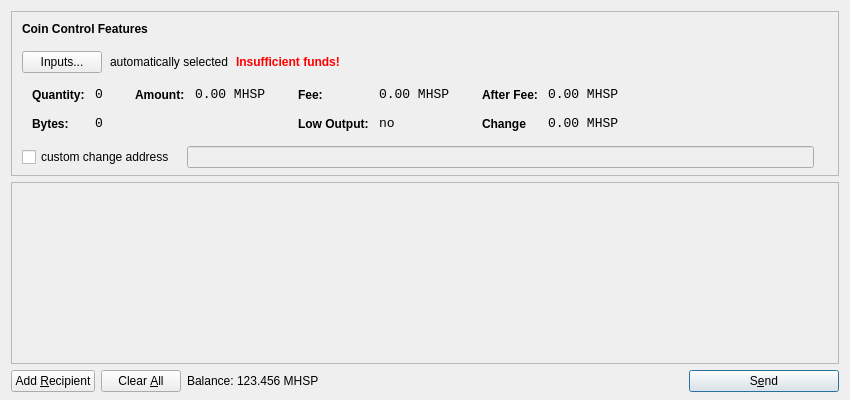
<?xml version="1.0" encoding="UTF-8"?>
<ui version="4.0">
 <class>SendCoinsDialog</class>
 <widget class="QDialog" name="SendCoinsDialog">
  <property name="geometry">
   <rect>
    <x>0</x>
    <y>0</y>
    <width>850</width>
    <height>400</height>
   </rect>
  </property>
  <property name="windowTitle">
   <string>Send Coins</string>
  </property>
  <layout class="QVBoxLayout" name="verticalLayout" stretch="0,1,0">
   <property name="bottomMargin">
    <number>8</number>
   </property>
   <item>
    <widget class="QFrame" name="frameCoinControl">
     <property name="sizePolicy">
      <sizepolicy hsizetype="Expanding" vsizetype="Expanding">
       <horstretch>0</horstretch>
       <verstretch>0</verstretch>
      </sizepolicy>
     </property>
     <property name="maximumSize">
      <size>
       <width>16777215</width>
       <height>16777215</height>
      </size>
     </property>
     <property name="frameShape">
      <enum>QFrame::StyledPanel</enum>
     </property>
     <property name="frameShadow">
      <enum>QFrame::Sunken</enum>
     </property>
     <layout class="QVBoxLayout" name="verticalLayoutCoinControl2">
      <property name="spacing">
       <number>-1</number>
      </property>
      <property name="leftMargin">
       <number>0</number>
      </property>
      <property name="topMargin">
       <number>0</number>
      </property>
      <property name="rightMargin">
       <number>0</number>
      </property>
      <property name="bottomMargin">
       <number>6</number>
      </property>
      <item>
       <layout class="QVBoxLayout" name="verticalLayoutCoinControl" stretch="0,0,0,0,1">
        <property name="spacing">
         <number>0</number>
        </property>
        <property name="leftMargin">
         <number>10</number>
        </property>
        <property name="topMargin">
         <number>10</number>
        </property>
        <item>
         <layout class="QHBoxLayout" name="horizontalLayoutCoinControl1">
          <property name="bottomMargin">
           <number>15</number>
          </property>
          <item>
           <widget class="QLabel" name="labelCoinControlFeatures">
            <property name="sizePolicy">
             <sizepolicy hsizetype="Preferred" vsizetype="Maximum">
              <horstretch>0</horstretch>
              <verstretch>0</verstretch>
             </sizepolicy>
            </property>
            <property name="font">
             <font>
              <weight>75</weight>
              <bold>true</bold>
             </font>
            </property>
            <property name="styleSheet">
             <string notr="true">font-weight:bold;</string>
            </property>
            <property name="text">
             <string>Coin Control Features</string>
            </property>
           </widget>
          </item>
         </layout>
        </item>
        <item>
         <layout class="QHBoxLayout" name="horizontalLayoutCoinControl2" stretch="0,0,0,0">
          <property name="spacing">
           <number>8</number>
          </property>
          <property name="bottomMargin">
           <number>10</number>
          </property>
          <item>
           <widget class="QPushButton" name="pushButtonCoinControl">
            <property name="styleSheet">
             <string notr="true"/>
            </property>
            <property name="text">
             <string>Inputs...</string>
            </property>
           </widget>
          </item>
          <item>
           <widget class="QLabel" name="labelCoinControlAutomaticallySelected">
            <property name="text">
             <string>automatically selected</string>
            </property>
            <property name="margin">
             <number>5</number>
            </property>
           </widget>
          </item>
          <item>
           <widget class="QLabel" name="labelCoinControlInsuffFunds">
            <property name="font">
             <font>
              <weight>75</weight>
              <bold>true</bold>
             </font>
            </property>
            <property name="styleSheet">
             <string notr="true">color:red;font-weight:bold;</string>
            </property>
            <property name="text">
             <string>Insufficient funds!</string>
            </property>
            <property name="margin">
             <number>5</number>
            </property>
           </widget>
          </item>
          <item>
           <spacer name="horizontalSpacerCoinControl">
            <property name="orientation">
             <enum>Qt::Horizontal</enum>
            </property>
            <property name="sizeHint" stdset="0">
             <size>
              <width>40</width>
              <height>1</height>
             </size>
            </property>
           </spacer>
          </item>
         </layout>
        </item>
        <item>
         <widget class="QWidget" name="widgetCoinControl" native="true">
          <property name="sizePolicy">
           <sizepolicy hsizetype="Preferred" vsizetype="Preferred">
            <horstretch>0</horstretch>
            <verstretch>0</verstretch>
           </sizepolicy>
          </property>
          <property name="minimumSize">
           <size>
            <width>0</width>
            <height>0</height>
           </size>
          </property>
          <property name="styleSheet">
           <string notr="true"/>
          </property>
          <layout class="QHBoxLayout" name="horizontalLayoutCoinControl5">
           <property name="margin">
            <number>0</number>
           </property>
           <item>
            <layout class="QHBoxLayout" name="horizontalLayoutCoinControl3" stretch="0,0,0,1">
             <property name="spacing">
              <number>20</number>
             </property>
             <property name="topMargin">
              <number>0</number>
             </property>
             <property name="bottomMargin">
              <number>10</number>
             </property>
             <item>
              <layout class="QFormLayout" name="formLayoutCoinControl1">
               <property name="horizontalSpacing">
                <number>10</number>
               </property>
               <property name="verticalSpacing">
                <number>14</number>
               </property>
               <property name="leftMargin">
                <number>10</number>
               </property>
               <property name="topMargin">
                <number>4</number>
               </property>
               <property name="rightMargin">
                <number>6</number>
               </property>
               <item row="0" column="0">
                <widget class="QLabel" name="labelCoinControlQuantityText">
                 <property name="styleSheet">
                  <string notr="true">font-weight:bold;</string>
                 </property>
                 <property name="text">
                  <string>Quantity:</string>
                 </property>
                 <property name="margin">
                  <number>0</number>
                 </property>
                </widget>
               </item>
               <item row="0" column="1">
                <widget class="QLabel" name="labelCoinControlQuantity">
                 <property name="font">
                  <font>
                   <family>Monospace</family>
                   <pointsize>10</pointsize>
                  </font>
                 </property>
                 <property name="cursor">
                  <cursorShape>IBeamCursor</cursorShape>
                 </property>
                 <property name="contextMenuPolicy">
                  <enum>Qt::ActionsContextMenu</enum>
                 </property>
                 <property name="text">
                  <string>0</string>
                 </property>
                 <property name="margin">
                  <number>0</number>
                 </property>
                 <property name="textInteractionFlags">
                  <set>Qt::LinksAccessibleByMouse|Qt::TextSelectableByKeyboard|Qt::TextSelectableByMouse</set>
                 </property>
                </widget>
               </item>
               <item row="1" column="0">
                <widget class="QLabel" name="labelCoinControlBytesText">
                 <property name="styleSheet">
                  <string notr="true">font-weight:bold;</string>
                 </property>
                 <property name="text">
                  <string>Bytes:</string>
                 </property>
                </widget>
               </item>
               <item row="1" column="1">
                <widget class="QLabel" name="labelCoinControlBytes">
                 <property name="font">
                  <font>
                   <family>Monospace</family>
                   <pointsize>10</pointsize>
                  </font>
                 </property>
                 <property name="cursor">
                  <cursorShape>IBeamCursor</cursorShape>
                 </property>
                 <property name="contextMenuPolicy">
                  <enum>Qt::ActionsContextMenu</enum>
                 </property>
                 <property name="text">
                  <string>0</string>
                 </property>
                 <property name="textInteractionFlags">
                  <set>Qt::LinksAccessibleByMouse|Qt::TextSelectableByKeyboard|Qt::TextSelectableByMouse</set>
                 </property>
                </widget>
               </item>
              </layout>
             </item>
             <item>
              <layout class="QFormLayout" name="formLayoutCoinControl2">
               <property name="horizontalSpacing">
                <number>10</number>
               </property>
               <property name="verticalSpacing">
                <number>14</number>
               </property>
               <property name="leftMargin">
                <number>6</number>
               </property>
               <property name="topMargin">
                <number>4</number>
               </property>
               <property name="rightMargin">
                <number>6</number>
               </property>
               <item row="0" column="0">
                <widget class="QLabel" name="labelCoinControlAmountText">
                 <property name="styleSheet">
                  <string notr="true">font-weight:bold;</string>
                 </property>
                 <property name="text">
                  <string>Amount:</string>
                 </property>
                 <property name="margin">
                  <number>0</number>
                 </property>
                </widget>
               </item>
               <item row="0" column="1">
                <widget class="QLabel" name="labelCoinControlAmount">
                 <property name="font">
                  <font>
                   <family>Monospace</family>
                   <pointsize>10</pointsize>
                  </font>
                 </property>
                 <property name="cursor">
                  <cursorShape>IBeamCursor</cursorShape>
                 </property>
                 <property name="contextMenuPolicy">
                  <enum>Qt::ActionsContextMenu</enum>
                 </property>
                 <property name="text">
                  <string notr="true">0.00 MHSP</string>
                 </property>
                 <property name="textInteractionFlags">
                  <set>Qt::LinksAccessibleByMouse|Qt::TextSelectableByKeyboard|Qt::TextSelectableByMouse</set>
                 </property>
                </widget>
               </item>
              </layout>
             </item>
             <item>
              <layout class="QFormLayout" name="formLayoutCoinControl3">
               <property name="horizontalSpacing">
                <number>10</number>
               </property>
               <property name="verticalSpacing">
                <number>14</number>
               </property>
               <property name="leftMargin">
                <number>6</number>
               </property>
               <property name="topMargin">
                <number>4</number>
               </property>
               <property name="rightMargin">
                <number>6</number>
               </property>
               <item row="0" column="0">
                <widget class="QLabel" name="labelCoinControlFeeText">
                 <property name="styleSheet">
                  <string notr="true">font-weight:bold;</string>
                 </property>
                 <property name="text">
                  <string>Fee:</string>
                 </property>
                 <property name="margin">
                  <number>0</number>
                 </property>
                </widget>
               </item>
               <item row="0" column="1">
                <widget class="QLabel" name="labelCoinControlFee">
                 <property name="font">
                  <font>
                   <family>Monospace</family>
                   <pointsize>10</pointsize>
                  </font>
                 </property>
                 <property name="cursor">
                  <cursorShape>IBeamCursor</cursorShape>
                 </property>
                 <property name="contextMenuPolicy">
                  <enum>Qt::ActionsContextMenu</enum>
                 </property>
                 <property name="text">
                  <string notr="true">0.00 MHSP</string>
                 </property>
                 <property name="textInteractionFlags">
                  <set>Qt::LinksAccessibleByMouse|Qt::TextSelectableByKeyboard|Qt::TextSelectableByMouse</set>
                 </property>
                </widget>
               </item>
               <item row="1" column="0">
                <widget class="QLabel" name="labelCoinControlLowOutputText">
                 <property name="styleSheet">
                  <string notr="true">font-weight:bold;</string>
                 </property>
                 <property name="text">
                  <string>Low Output:</string>
                 </property>
                </widget>
               </item>
               <item row="1" column="1">
                <widget class="QLabel" name="labelCoinControlLowOutput">
                 <property name="font">
                  <font>
                   <family>Monospace</family>
                   <pointsize>10</pointsize>
                  </font>
                 </property>
                 <property name="cursor">
                  <cursorShape>IBeamCursor</cursorShape>
                 </property>
                 <property name="contextMenuPolicy">
                  <enum>Qt::ActionsContextMenu</enum>
                 </property>
                 <property name="text">
                  <string>no</string>
                 </property>
                 <property name="textInteractionFlags">
                  <set>Qt::LinksAccessibleByMouse|Qt::TextSelectableByKeyboard|Qt::TextSelectableByMouse</set>
                 </property>
                </widget>
               </item>
              </layout>
             </item>
             <item>
              <layout class="QFormLayout" name="formLayoutCoinControl4">
               <property name="horizontalSpacing">
                <number>10</number>
               </property>
               <property name="verticalSpacing">
                <number>14</number>
               </property>
               <property name="leftMargin">
                <number>6</number>
               </property>
               <property name="topMargin">
                <number>4</number>
               </property>
               <property name="rightMargin">
                <number>6</number>
               </property>
               <item row="0" column="0">
                <widget class="QLabel" name="labelCoinControlAfterFeeText">
                 <property name="styleSheet">
                  <string notr="true">font-weight:bold;</string>
                 </property>
                 <property name="text">
                  <string>After Fee:</string>
                 </property>
                 <property name="margin">
                  <number>0</number>
                 </property>
                </widget>
               </item>
               <item row="0" column="1">
                <widget class="QLabel" name="labelCoinControlAfterFee">
                 <property name="font">
                  <font>
                   <family>Monospace</family>
                   <pointsize>10</pointsize>
                  </font>
                 </property>
                 <property name="cursor">
                  <cursorShape>IBeamCursor</cursorShape>
                 </property>
                 <property name="contextMenuPolicy">
                  <enum>Qt::ActionsContextMenu</enum>
                 </property>
                 <property name="text">
                  <string notr="true">0.00 MHSP</string>
                 </property>
                 <property name="textInteractionFlags">
                  <set>Qt::LinksAccessibleByMouse|Qt::TextSelectableByKeyboard|Qt::TextSelectableByMouse</set>
                 </property>
                </widget>
               </item>
               <item row="1" column="0">
                <widget class="QLabel" name="labelCoinControlChangeText">
                 <property name="styleSheet">
                  <string notr="true">font-weight:bold;</string>
                 </property>
                 <property name="text">
                  <string>Change</string>
                 </property>
                </widget>
               </item>
               <item row="1" column="1">
                <widget class="QLabel" name="labelCoinControlChange">
                 <property name="font">
                  <font>
                   <family>Monospace</family>
                   <pointsize>10</pointsize>
                  </font>
                 </property>
                 <property name="cursor">
                  <cursorShape>IBeamCursor</cursorShape>
                 </property>
                 <property name="contextMenuPolicy">
                  <enum>Qt::ActionsContextMenu</enum>
                 </property>
                 <property name="text">
                  <string notr="true">0.00 MHSP</string>
                 </property>
                 <property name="textInteractionFlags">
                  <set>Qt::LinksAccessibleByMouse|Qt::TextSelectableByKeyboard|Qt::TextSelectableByMouse</set>
                 </property>
                </widget>
               </item>
              </layout>
             </item>
            </layout>
           </item>
          </layout>
         </widget>
        </item>
        <item>
         <layout class="QHBoxLayout" name="horizontalLayoutCoinControl4" stretch="0,0,0">
          <property name="spacing">
           <number>12</number>
          </property>
          <property name="sizeConstraint">
           <enum>QLayout::SetDefaultConstraint</enum>
          </property>
          <property name="topMargin">
           <number>5</number>
          </property>
          <property name="rightMargin">
           <number>5</number>
          </property>
          <item>
           <widget class="QCheckBox" name="checkBoxCoinControlChange">
            <property name="text">
             <string>custom change address</string>
            </property>
           </widget>
          </item>
          <item>
           <widget class="QLineEdit" name="lineEditCoinControlChange">
            <property name="enabled">
             <bool>false</bool>
            </property>
            <property name="sizePolicy">
             <sizepolicy hsizetype="Expanding" vsizetype="Fixed">
              <horstretch>0</horstretch>
              <verstretch>0</verstretch>
             </sizepolicy>
            </property>
           </widget>
          </item>
          <item>
           <widget class="QLabel" name="labelCoinControlChangeLabel">
            <property name="sizePolicy">
             <sizepolicy hsizetype="Preferred" vsizetype="Expanding">
              <horstretch>0</horstretch>
              <verstretch>0</verstretch>
             </sizepolicy>
            </property>
            <property name="minimumSize">
             <size>
              <width>0</width>
              <height>0</height>
             </size>
            </property>
            <property name="text">
             <string/>
            </property>
            <property name="margin">
             <number>3</number>
            </property>
           </widget>
          </item>
         </layout>
        </item>
        <item>
         <spacer name="verticalSpacerCoinControl">
          <property name="orientation">
           <enum>Qt::Vertical</enum>
          </property>
          <property name="sizeHint" stdset="0">
           <size>
            <width>800</width>
            <height>1</height>
           </size>
          </property>
         </spacer>
        </item>
       </layout>
      </item>
     </layout>
    </widget>
   </item>
   <item>
    <widget class="QScrollArea" name="scrollArea">
     <property name="widgetResizable">
      <bool>true</bool>
     </property>
     <widget class="QWidget" name="scrollAreaWidgetContents">
      <property name="geometry">
       <rect>
        <x>0</x>
        <y>0</y>
        <width>830</width>
        <height>165</height>
       </rect>
      </property>
      <layout class="QVBoxLayout" name="verticalLayout_2">
       <property name="margin">
        <number>0</number>
       </property>
       <item>
        <layout class="QVBoxLayout" name="entries">
         <property name="spacing">
          <number>6</number>
         </property>
        </layout>
       </item>
       <item>
        <spacer name="verticalSpacer">
         <property name="orientation">
          <enum>Qt::Vertical</enum>
         </property>
         <property name="sizeHint" stdset="0">
          <size>
           <width>20</width>
           <height>40</height>
          </size>
         </property>
        </spacer>
       </item>
      </layout>
     </widget>
    </widget>
   </item>
   <item>
    <layout class="QHBoxLayout" name="horizontalLayout">
     <item>
      <widget class="QPushButton" name="addButton">
       <property name="toolTip">
        <string>Send to multiple recipients at once</string>
       </property>
       <property name="text">
        <string>Add &amp;Recipient</string>
       </property>
       <property name="autoDefault">
        <bool>false</bool>
       </property>
      </widget>
     </item>
     <item>
      <widget class="QPushButton" name="clearButton">
       <property name="sizePolicy">
        <sizepolicy hsizetype="Minimum" vsizetype="Fixed">
         <horstretch>0</horstretch>
         <verstretch>0</verstretch>
        </sizepolicy>
       </property>
       <property name="toolTip">
        <string>Remove all transaction fields</string>
       </property>
       <property name="text">
        <string>Clear &amp;All</string>
       </property>
       <property name="autoRepeatDelay">
        <number>300</number>
       </property>
       <property name="autoDefault">
        <bool>false</bool>
       </property>
      </widget>
     </item>
     <item>
      <layout class="QHBoxLayout" name="horizontalLayout_2">
       <property name="spacing">
        <number>3</number>
       </property>
       <item>
        <widget class="QLabel" name="label">
         <property name="sizePolicy">
          <sizepolicy hsizetype="Preferred" vsizetype="Fixed">
           <horstretch>0</horstretch>
           <verstretch>0</verstretch>
          </sizepolicy>
         </property>
         <property name="text">
          <string>Balance:</string>
         </property>
        </widget>
       </item>
       <item>
        <widget class="QLabel" name="labelBalance">
         <property name="sizePolicy">
          <sizepolicy hsizetype="Preferred" vsizetype="Fixed">
           <horstretch>0</horstretch>
           <verstretch>0</verstretch>
          </sizepolicy>
         </property>
         <property name="cursor">
          <cursorShape>IBeamCursor</cursorShape>
         </property>
         <property name="text">
          <string notr="true">123.456 MHSP</string>
         </property>
         <property name="textInteractionFlags">
          <set>Qt::LinksAccessibleByMouse|Qt::TextSelectableByKeyboard|Qt::TextSelectableByMouse</set>
         </property>
        </widget>
       </item>
      </layout>
     </item>
     <item>
      <spacer name="horizontalSpacer">
       <property name="orientation">
        <enum>Qt::Horizontal</enum>
       </property>
       <property name="sizeHint" stdset="0">
        <size>
         <width>40</width>
         <height>20</height>
        </size>
       </property>
      </spacer>
     </item>
     <item>
      <widget class="QPushButton" name="sendButton">
       <property name="minimumSize">
        <size>
         <width>150</width>
         <height>0</height>
        </size>
       </property>
       <property name="toolTip">
        <string>Confirm the send action</string>
       </property>
       <property name="text">
        <string>S&amp;end</string>
       </property>
       <property name="icon">
        <iconset resource="../bitcoin.qrc">
         <normaloff>:/icons/send</normaloff>:/icons/send</iconset>
       </property>
       <property name="default">
        <bool>true</bool>
       </property>
      </widget>
     </item>
    </layout>
   </item>
  </layout>
 </widget>
 <resources>
  <include location="../bitcoin.qrc"/>
 </resources>
 <connections/>
</ui>
